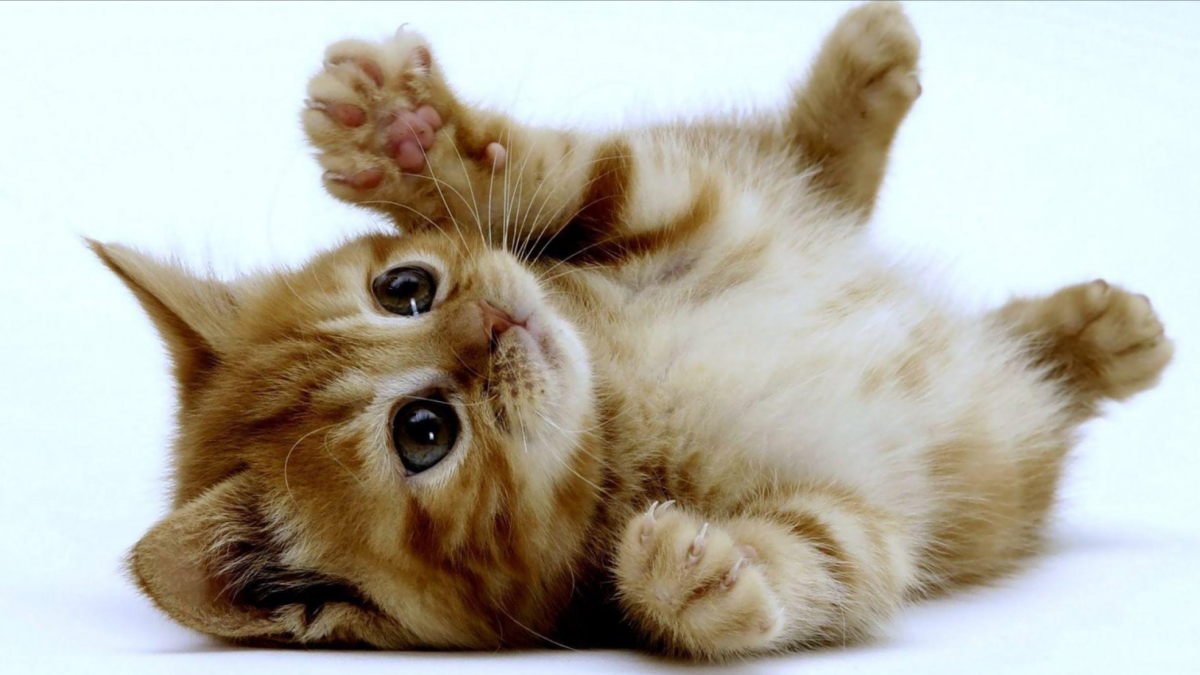
#> input picture gato.png, 1200 x 675 px, found by its file name
$ python image-sketch.py
#> lines starting #> are read from the running program, lines starting #| are printed output that depends on the picture
import cv2
import imageio
import numpy as np
from scipy.ndimage import gaussian_filter


# Función para convertir la imagen a sketch
def image_to_sketch(image_path, sigma=10):
    # Leer la imagen
#> called with sigma = 10
    img = imageio.imread(image_path)
#> img is the input picture: shape (675, 1200, 4); mean R, G, B, A 182.3, 178.7, 165.8, 255

    # Convertir a escala de grises
    gray_img = cv2.cvtColor(img, cv2.COLOR_BGR2GRAY)
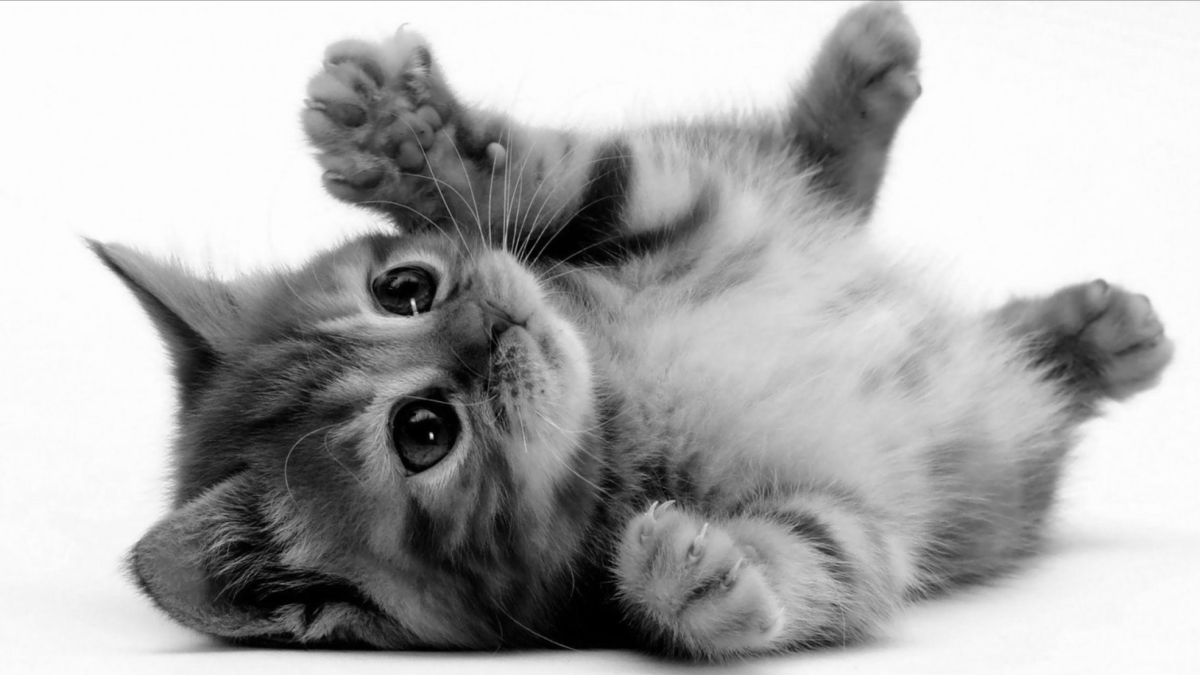
#> gray_img: shape (675, 1200); min 0, max 254, mean 175.2

    # Invertir la imagen en escala de grises
    inverted_img = 255 - gray_img
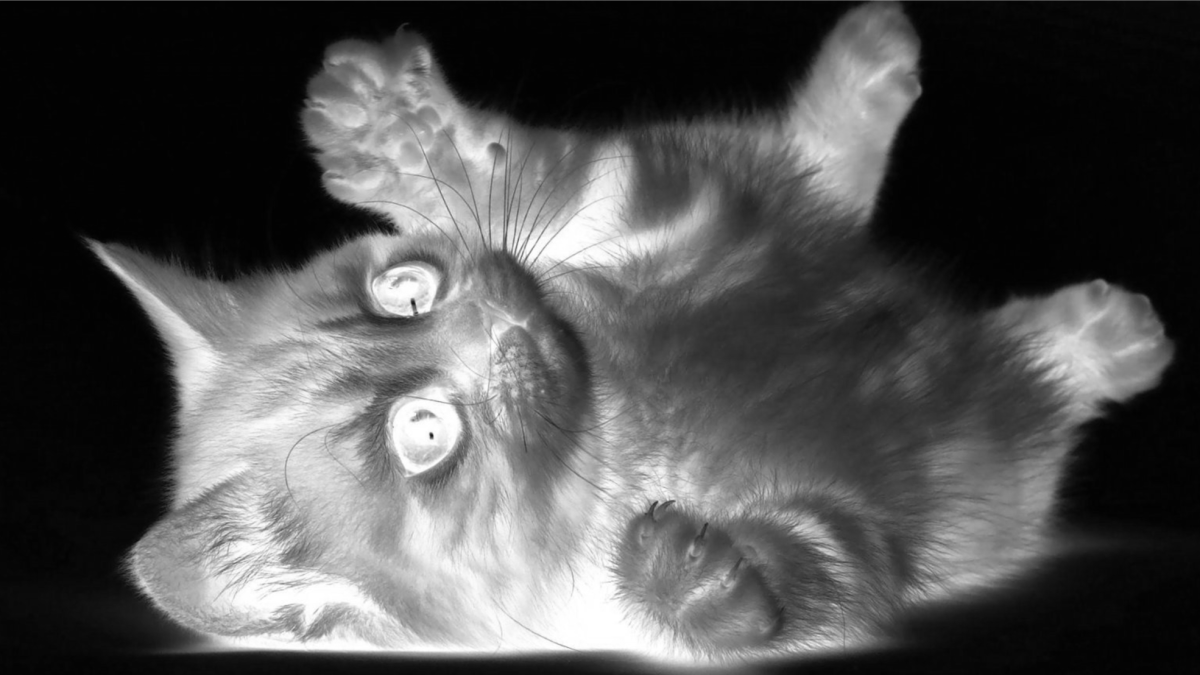
#> inverted_img: shape (675, 1200); min 1, max 255, mean 79.8

    # Aplicar filtro Gaussian para suavizar la imagen
    blurred_img = gaussian_filter(inverted_img, sigma=sigma)
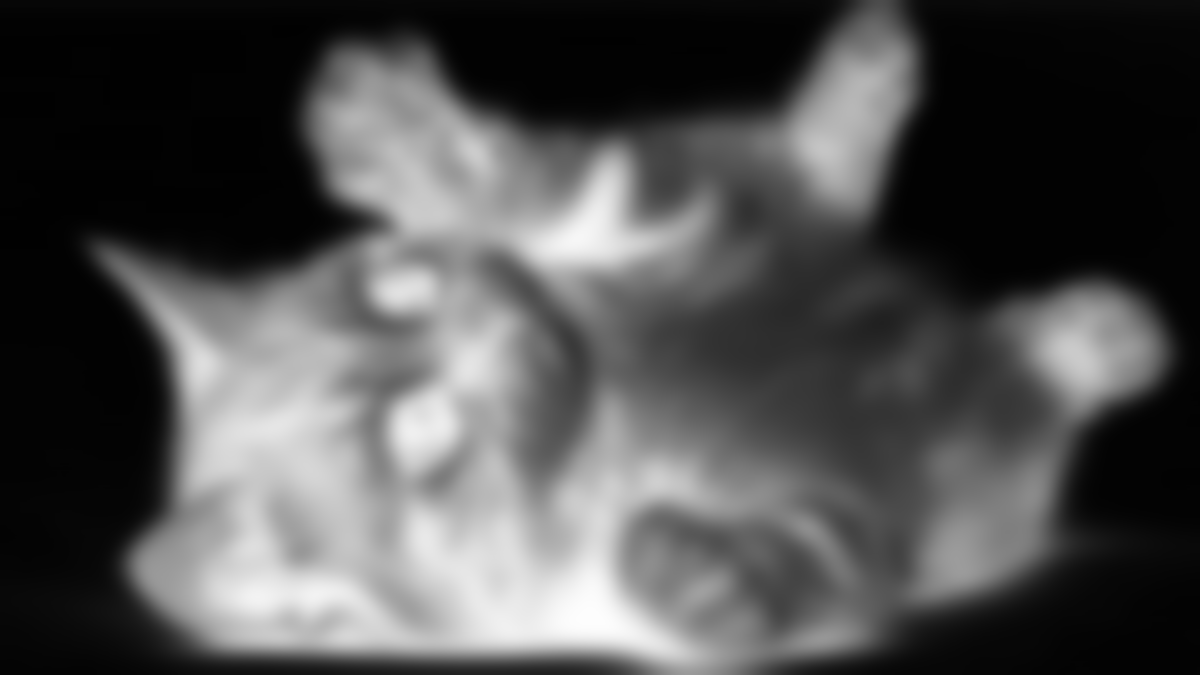
#> blurred_img: shape (675, 1200); min 1, max 253, mean 78.8

    # Invertir la imagen suavizada
    inverted_blurred_img = 255 - blurred_img
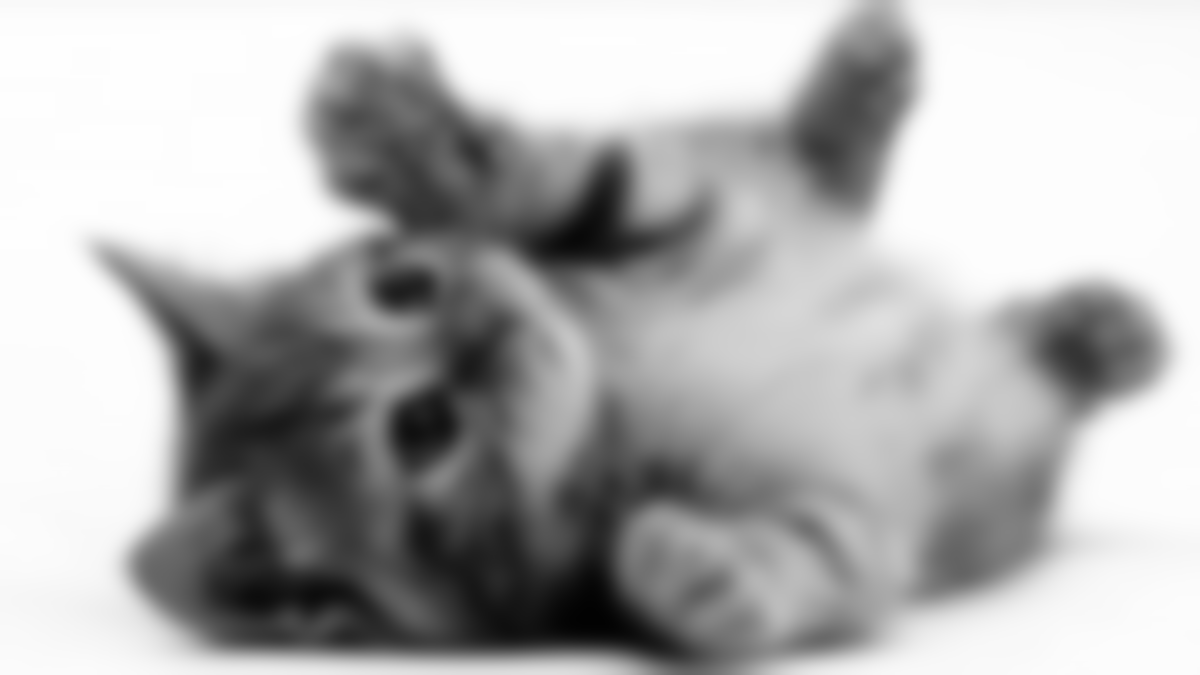
#> inverted_blurred_img: shape (675, 1200); min 2, max 254, mean 176.2

    # Crear el sketch combinando la imagen en escala de grises y la imagen suavizada invertida
    sketch = cv2.divide(gray_img, inverted_blurred_img, scale=256.0)
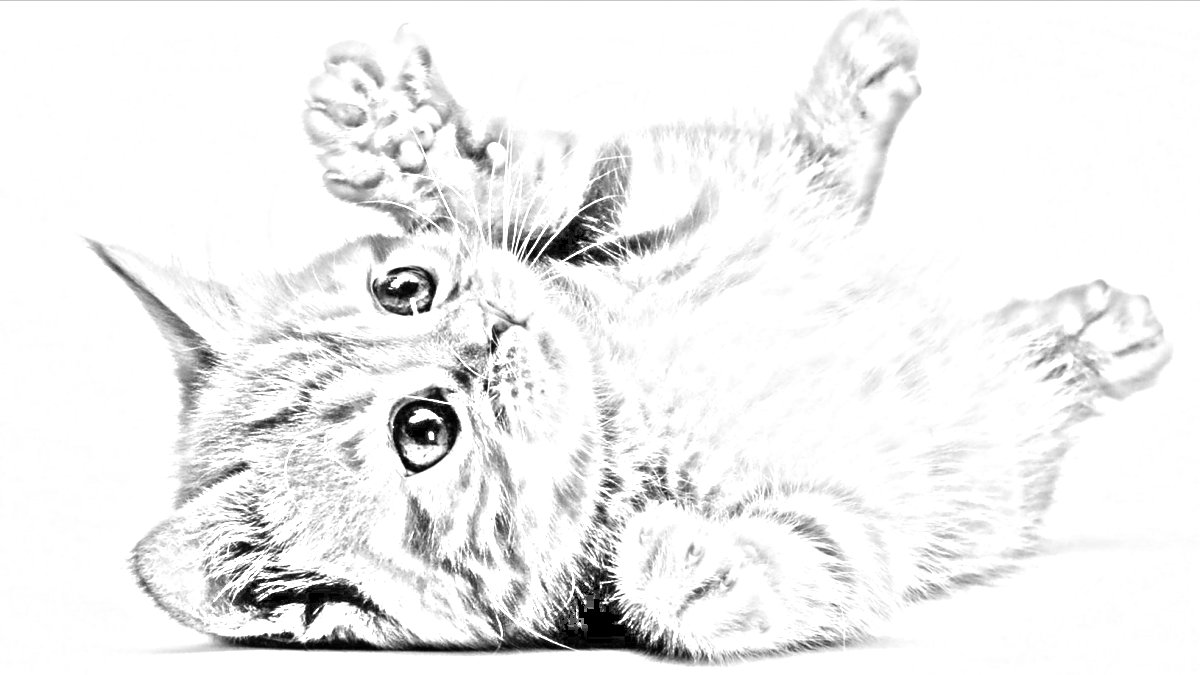
#> sketch: shape (675, 1200); min 0, max 255, mean 239.3

    return sketch

# Ruta de la imagen de entrada
image_path = 'C:/Users/Asus/Desktop/pruebas/python/gato.png'

# Convertir la imagen a sketch
sketch = image_to_sketch(image_path)

# Guardar el sketch resultante
output_path = 'C:/Users/Asus/Desktop/pruebas/python/sketch_gato.png'
imageio.imwrite(output_path, sketch)

print("Sketch guardado exitosamente.")
